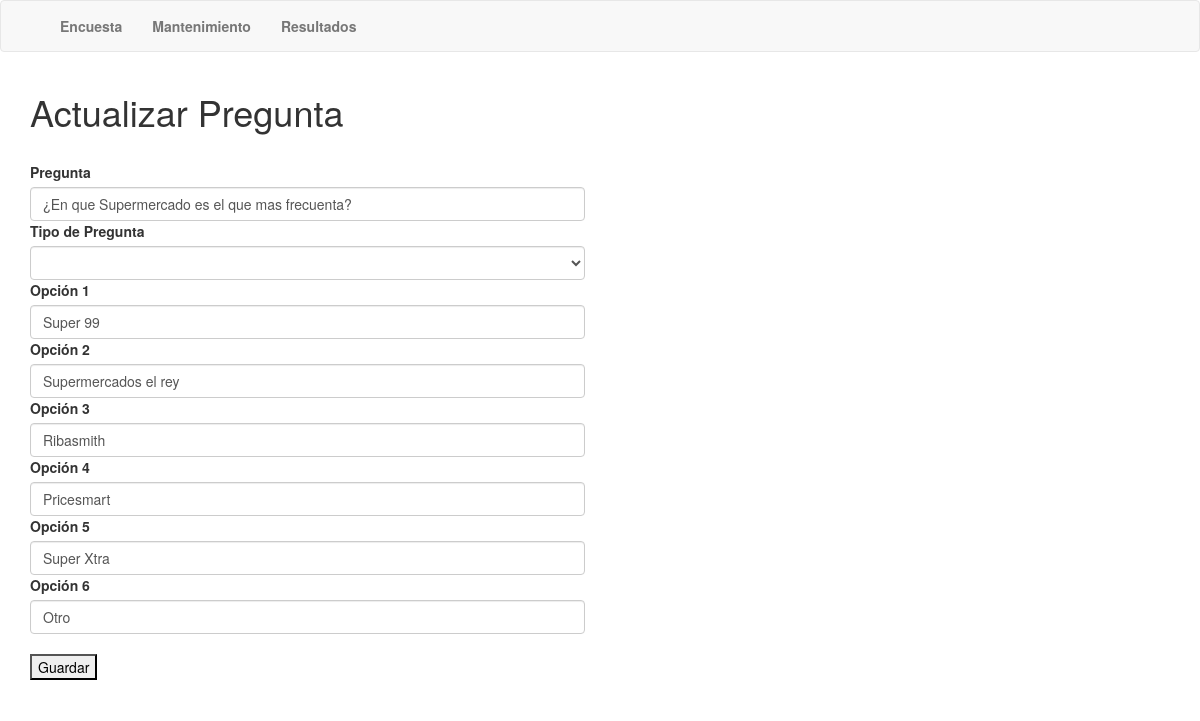
/actualizar.php?id=2, run on an earlier commit of the app's database.
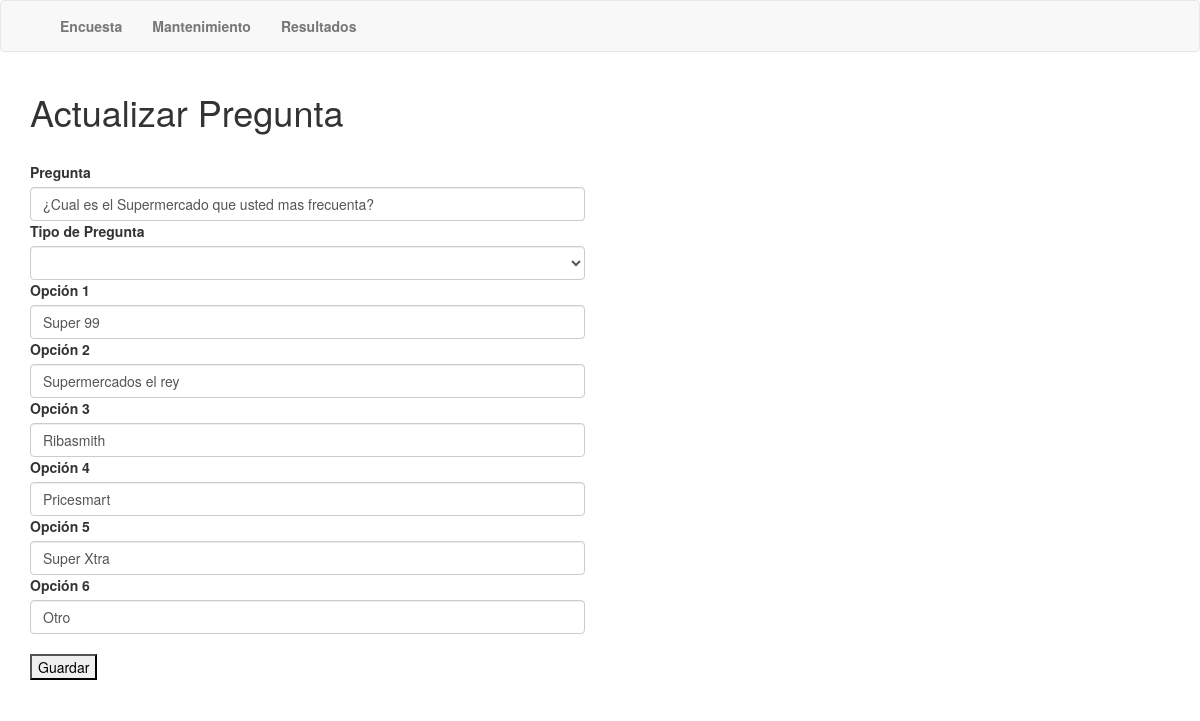
And on a later commit of the database.
### tables this page shows
CREATE TABLE `preguntas` (
  `ID` smallint(5) UNSIGNED NOT NULL,
  `PREGUNTA` varchar(200) NOT NULL DEFAULT '',
  `TIPO` varchar(10) NOT NULL DEFAULT '',
  `OPCION1` varchar(100) NOT NULL DEFAULT '',
  `OPCION2` varchar(100) NOT NULL DEFAULT '',
  `OPCION3` varchar(100) DEFAULT NULL,
  `OPCION4` varchar(100) DEFAULT NULL,
  `OPCION5` varchar(100) DEFAULT NULL,
  `OPCION6` varchar(100) DEFAULT NULL
);

### actualizar.php (the view, shortened to what this page needs)
<?php
	require('conexion.php');
	$id=$_GET['id'];
	$query="SELECT PREGUNTA, TIPO, OPCION1, OPCION2, OPCION3, OPCION4, OPCION5, OPCION6 FROM PREGUNTAS WHERE ID='$id'";
	$resultado=$conexion->query($query);
	$row=$resultado->fetch_assoc();
?>
<html>
	<head>
		<link rel="stylesheet" type="text/css" href="bootstrap/css/bootstrap.min.css">
	</head>
	<body>
	<?php include "navbar.php"; ?>
	<div class="container">
			<div class="row">
				<div class="col-md-6">
					<form role="form" name="registro" action="saveactualizar0.php" method="post">
					<h1>Actualizar Pregunta</h1>
					<br>
					    <label for="pregunta">Pregunta</label>
					    <input type="text" class="form-control" id="pregunta" name="pregunta" VALUE="<?php echo $row['PREGUNTA']; ?>">
					    <label for="tipo">Tipo de Pregunta</label>
					    <select name="tipo" class="form-control" id="tipo" name="tipo">
							<option value="<?php echo $row['TIPO']; ?>" select>
							</option>
							<option value="radio">Elección simple</option>
						</select>
					    <label for="opcion1">Opción 1</label>
					    <input type="text" class="form-control" id="opcion1" name="opcion1" VALUE="<?php echo $row['OPCION1']; ?>">
					    <label for="opcion2">Opción 2</label>
					    <input type="text" class="form-control" id="opcion2" name="opcion2" VALUE="<?php echo $row['OPCION2']; ?>">
					    <label for="opcion3">Opción 3</label>
					    <input type="text" class="form-control" id="opcion3" name="opcion3" VALUE="<?php echo $row['OPCION3']; ?>">
					    <label for="opcion4">Opción 4</label>
					    <input type="text" class="form-control" id="opcion4" name="opcion4" VALUE="<?php echo $row['OPCION4']; ?>">
					    <label for="opcion5">Opción 5</label>
					    <input type="text" class="form-control" id="opcion5" name="opcion5" VALUE="<?php echo $row['OPCION5']; ?>">
					    <label for="opcion6">Opción 6</label>
					    <input type="text" class="form-control" id="opcion6" name="opcion6" VALUE="<?php echo $row['OPCION6']; ?>">
					    <br>
						<INPUT TYPE="submit" NAME="enviar" VALUE="Guardar"><BR>
					</form>
				</div>
			</div>
		</div>
	</body>
</html>

What changed in the data, as far as the page shows it:
changed preguntas "Super 99": pregunta "¿En que Supermercado es el que mas frecuenta?" → "¿Cual es el Supermercado que usted mas frecuenta?"
